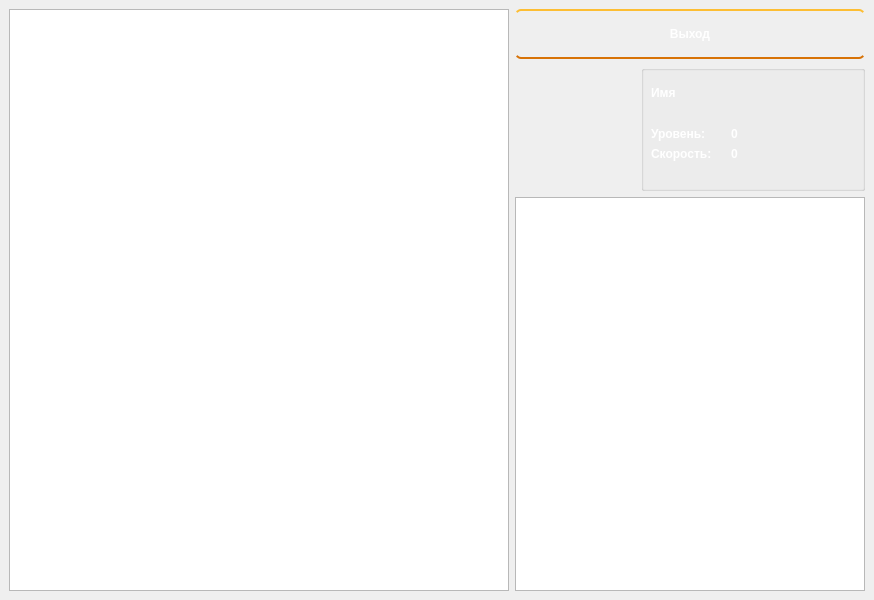
<?xml version="1.0" encoding="UTF-8"?>
<ui version="4.0">
 <class>GameWindow</class>
 <widget class="QMainWindow" name="GameWindow">
  <property name="geometry">
   <rect>
    <x>0</x>
    <y>0</y>
    <width>874</width>
    <height>600</height>
   </rect>
  </property>
  <property name="windowTitle">
   <string>MainWindow</string>
  </property>
  <property name="styleSheet">
   <string notr="true">QWidget {
	color: white;
	font-weight: bold
}

QPushButton {
  color: white;
  text-decoration: none;
  padding: .5em 2em;
  outline: none;
  border-width: 2px 0;
  border-style: solid none;
  border-color: #FDBE33 #000 #D77206;
  border-radius: 6px;
  background: linear-gradient(#F3AE0F, #E38916) #E38916;
}

QMessageBox {
    background-color: #CD853F;
	background-image: url(&quot;:/resources/img/bground.png&quot;)
}</string>
  </property>
  <widget class="QWidget" name="centralwidget">
   <layout class="QGridLayout" name="gridLayout_2">
    <item row="0" column="0" rowspan="3">
     <widget class="MapView" name="map">
      <property name="sizePolicy">
       <sizepolicy hsizetype="Expanding" vsizetype="Expanding">
        <horstretch>0</horstretch>
        <verstretch>0</verstretch>
       </sizepolicy>
      </property>
      <property name="minimumSize">
       <size>
        <width>500</width>
        <height>500</height>
       </size>
      </property>
     </widget>
    </item>
    <item row="0" column="1">
     <layout class="QHBoxLayout" name="horizontalLayout">
      <item>
       <widget class="QPushButton" name="exit">
        <property name="sizePolicy">
         <sizepolicy hsizetype="Preferred" vsizetype="Preferred">
          <horstretch>0</horstretch>
          <verstretch>0</verstretch>
         </sizepolicy>
        </property>
        <property name="minimumSize">
         <size>
          <width>50</width>
          <height>50</height>
         </size>
        </property>
        <property name="maximumSize">
         <size>
          <width>16777215</width>
          <height>16777215</height>
         </size>
        </property>
        <property name="text">
         <string>Выход</string>
        </property>
        <property name="autoDefault">
         <bool>true</bool>
        </property>
       </widget>
      </item>
     </layout>
    </item>
    <item row="1" column="1">
     <layout class="QGridLayout" name="gridLayout">
      <item row="0" column="0">
       <widget class="QLabel" name="logoHero">
        <property name="minimumSize">
         <size>
          <width>120</width>
          <height>120</height>
         </size>
        </property>
        <property name="maximumSize">
         <size>
          <width>120</width>
          <height>120</height>
         </size>
        </property>
        <property name="text">
         <string/>
        </property>
        <property name="pixmap">
         <pixmap resource="resource.qrc">:/resources/img/hero.png</pixmap>
        </property>
       </widget>
      </item>
      <item row="0" column="1" rowspan="2">
       <widget class="QGroupBox" name="groupBox">
        <property name="title">
         <string/>
        </property>
        <widget class="QLabel" name="label">
         <property name="geometry">
          <rect>
           <x>10</x>
           <y>60</y>
           <width>81</width>
           <height>17</height>
          </rect>
         </property>
         <property name="text">
          <string>Уровень:</string>
         </property>
        </widget>
        <widget class="QLabel" name="label_2">
         <property name="geometry">
          <rect>
           <x>10</x>
           <y>80</y>
           <width>81</width>
           <height>17</height>
          </rect>
         </property>
         <property name="text">
          <string>Скорость:</string>
         </property>
        </widget>
        <widget class="QLabel" name="level">
         <property name="geometry">
          <rect>
           <x>90</x>
           <y>60</y>
           <width>67</width>
           <height>17</height>
          </rect>
         </property>
         <property name="text">
          <string>0</string>
         </property>
        </widget>
        <widget class="QLabel" name="speed">
         <property name="geometry">
          <rect>
           <x>90</x>
           <y>80</y>
           <width>67</width>
           <height>17</height>
          </rect>
         </property>
         <property name="text">
          <string>0</string>
         </property>
        </widget>
        <widget class="QLabel" name="nameHero">
         <property name="geometry">
          <rect>
           <x>10</x>
           <y>20</y>
           <width>120</width>
           <height>17</height>
          </rect>
         </property>
         <property name="styleSheet">
          <string notr="true">text-align: center</string>
         </property>
         <property name="text">
          <string>&lt;html&gt;&lt;head/&gt;&lt;body&gt;&lt;p&gt;Имя&lt;/p&gt;&lt;/body&gt;&lt;/html&gt;</string>
         </property>
        </widget>
       </widget>
      </item>
     </layout>
    </item>
    <item row="2" column="1">
     <widget class="Journal" name="book">
      <property name="sizePolicy">
       <sizepolicy hsizetype="Preferred" vsizetype="Expanding">
        <horstretch>0</horstretch>
        <verstretch>0</verstretch>
       </sizepolicy>
      </property>
      <property name="minimumSize">
       <size>
        <width>350</width>
        <height>0</height>
       </size>
      </property>
      <property name="maximumSize">
       <size>
        <width>440</width>
        <height>16777215</height>
       </size>
      </property>
      <property name="styleSheet">
       <string notr="true">color: black</string>
      </property>
      <property name="html">
       <string>&lt;!DOCTYPE HTML PUBLIC &quot;-//W3C//DTD HTML 4.0//EN&quot; &quot;http://www.w3.org/TR/REC-html40/strict.dtd&quot;&gt;
&lt;html&gt;&lt;head&gt;&lt;meta name=&quot;qrichtext&quot; content=&quot;1&quot; /&gt;&lt;style type=&quot;text/css&quot;&gt;
p, li { white-space: pre-wrap; }
&lt;/style&gt;&lt;/head&gt;&lt;body style=&quot; font-family:'Ubuntu'; font-size:11pt; font-weight:600; font-style:normal;&quot;&gt;
&lt;p style=&quot;-qt-paragraph-type:empty; margin-top:0px; margin-bottom:0px; margin-left:0px; margin-right:0px; -qt-block-indent:0; text-indent:0px;&quot;&gt;&lt;br /&gt;&lt;/p&gt;&lt;/body&gt;&lt;/html&gt;</string>
      </property>
     </widget>
    </item>
   </layout>
  </widget>
 </widget>
 <customwidgets>
  <customwidget>
   <class>MapView</class>
   <extends>QGraphicsView</extends>
   <header>mapview.h</header>
  </customwidget>
  <customwidget>
   <class>Journal</class>
   <extends>QTextEdit</extends>
   <header location="global">journal.h</header>
  </customwidget>
 </customwidgets>
 <resources>
  <include location="resource.qrc"/>
 </resources>
 <connections/>
</ui>
